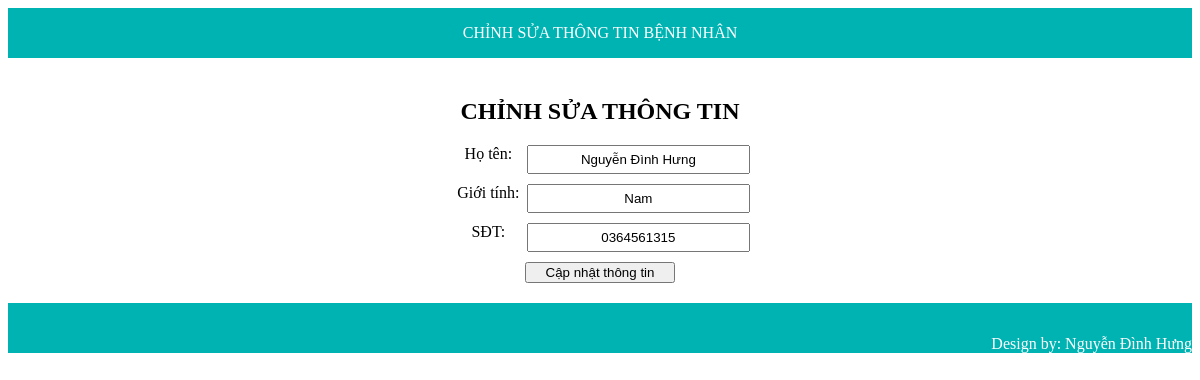
/patient/edit_patient.php?patientId=1, run on the app's committed database.
### tables this page shows
CREATE TABLE `patient` (
  `patientId` int(255) NOT NULL,
  `patientName` varchar(40) NOT NULL,
  `gender` char(3) NOT NULL,
  `phone` char(10) NOT NULL
);

### patient/edit_patient.php (the view, shortened to what this page needs)
<?php
require_once '../connection/connect.php';
if ($_SERVER['REQUEST_METHOD'] === 'GET' && isset($_GET['patientId'])) {
  $patientId = $_GET['patientId'];
  $sql = "SELECT * FROM patient WHERE patientId = $patientId";
  $result = mysqli_query($conn, $sql);
  if ($result && mysqli_num_rows($result) > 0) {
    $patient_data = mysqli_fetch_assoc($result);
  } else {
    echo "Không tìm thấy thông tin bệnh nhân.";
    exit();
  }
} else if ($_SERVER['REQUEST_METHOD'] === "POST") {
  $patientId = $_GET['patientId'];
  $updated_name = $_POST['name'];
  $updated_gender = $_POST['gender'];
  $updated_phone = $_POST['phone'];
  $update_sql = "UPDATE patient
  SET patientName = '$updated_name', gender = '$updated_gender', phone = '$updated_phone'
  where patientId = $patientId";
  if ($conn->query($update_sql) === TRUE) {
    echo '<script>alert("Thông tin bệnh nhân đã được cập nhật thành công.");';
    echo 'setTimeout(function() { window.location.href = "./new_patient.php"; }, 500);</script>';
    mysqli_close($conn);
    exit();
  } else {
    echo "Lỗi khi cập nhật: " . $conn->error;
  }
}
?>
<!DOCTYPE html>
<html lang="en">
<head>
  <link rel="stylesheet" href="../style.css">
</head>
<body>
  <header>
    <a href="../index.php">CHỈNH SỬA THÔNG TIN BỆNH NHÂN</a>
  </header>
  <div class="edit-patient-form">
    <h2 style="text-align: center;">CHỈNH SỬA THÔNG TIN</h2>
    <form method="post" class="form">
      <div class="f">
        <label for="name">Họ tên:</label>
        <input type="text" class="form-input" name="name" value="<?php echo $patient_data['patientName']; ?>" placeholder="Tên">
      </div>
      <div class="f">
        <label for="gender">Giới tính:</label>
        <input type="text" class="form-input" name="gender" value="<?php echo $patient_data['gender']; ?>" placeholder="Giới tính">
      </div>
      <div class="f">
        <label for="phone">SĐT:</label>
        <input type="text" class="form-input" name="phone" value="<?php echo $patient_data['phone']; ?>" placeholder="Số điện thoại">
      </div>
      <button type="submit" class="button-form">Cập nhật thông tin</button>
    </form>
  </div>
  <footer>
    Design by: Nguyễn Đình Hưng
  </footer>
</body>
</html>

### style.css (style rules this page uses)
a { text-decoration: none; color: inherit; }
header { background-color: rgb(0, 179, 179); height: 50px; color: white; position: relative; }
header a { position: absolute; top: 50%; left: 50%; transform: translate(-50%, -50%); }
footer { display: flex; background-color: rgb(0, 179, 179); height: 50px; color: white; justify-content: end; align-items: end; }
.edit-patient-form { padding-top: 20px; margin-bottom: 20px; }
.form { max-width: 300px; margin: auto; text-align: center; }
.f { display: flex; justify-content: space-between; }
.f label { width: 35%; }
.form-input { text-align: center; width: 100%; margin-bottom: 10px; padding: 5px 0 5px 0; }
.button-form { width: 50%; cursor: pointer; }

### data on the page
patient: name "Nguyễn Đình Hưng", gender "Nam", phone "0364561315"
